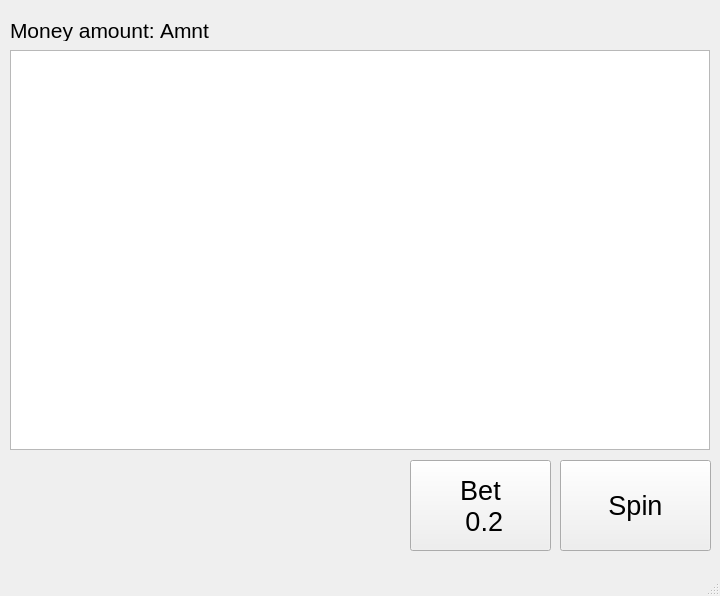
<?xml version="1.0" encoding="UTF-8"?>
<ui version="4.0">
 <class>MainWindow</class>
 <widget class="QMainWindow" name="MainWindow">
  <property name="geometry">
   <rect>
    <x>0</x>
    <y>0</y>
    <width>720</width>
    <height>596</height>
   </rect>
  </property>
  <property name="windowTitle">
   <string>MainWindow</string>
  </property>
  <widget class="QWidget" name="centralWidget">
   <widget class="QLabel" name="label">
    <property name="geometry">
     <rect>
      <x>10</x>
      <y>20</y>
      <width>151</width>
      <height>21</height>
     </rect>
    </property>
    <property name="font">
     <font>
      <pointsize>16</pointsize>
     </font>
    </property>
    <property name="text">
     <string>Money amount:</string>
    </property>
   </widget>
   <widget class="QLabel" name="Cash">
    <property name="geometry">
     <rect>
      <x>160</x>
      <y>20</y>
      <width>61</width>
      <height>21</height>
     </rect>
    </property>
    <property name="font">
     <font>
      <pointsize>16</pointsize>
     </font>
    </property>
    <property name="text">
     <string>Amnt</string>
    </property>
   </widget>
   <widget class="QGraphicsView" name="graphicsView">
    <property name="geometry">
     <rect>
      <x>10</x>
      <y>50</y>
      <width>700</width>
      <height>400</height>
     </rect>
    </property>
    <property name="sizePolicy">
     <sizepolicy hsizetype="Maximum" vsizetype="Maximum">
      <horstretch>0</horstretch>
      <verstretch>0</verstretch>
     </sizepolicy>
    </property>
    <property name="maximumSize">
     <size>
      <width>700</width>
      <height>400</height>
     </size>
    </property>
    <property name="autoFillBackground">
     <bool>false</bool>
    </property>
   </widget>
   <widget class="QPushButton" name="Spin">
    <property name="geometry">
     <rect>
      <x>560</x>
      <y>460</y>
      <width>151</width>
      <height>91</height>
     </rect>
    </property>
    <property name="font">
     <font>
      <pointsize>20</pointsize>
     </font>
    </property>
    <property name="text">
     <string>Spin</string>
    </property>
   </widget>
   <widget class="QPushButton" name="Bet">
    <property name="geometry">
     <rect>
      <x>410</x>
      <y>460</y>
      <width>141</width>
      <height>91</height>
     </rect>
    </property>
    <property name="font">
     <font>
      <pointsize>20</pointsize>
     </font>
    </property>
    <property name="text">
     <string>Bet 
 0.2</string>
    </property>
   </widget>
  </widget>
  <widget class="QStatusBar" name="statusBar"/>
 </widget>
 <layoutdefault spacing="6" margin="11"/>
 <resources/>
 <connections>
  <connection>
   <sender>Bet</sender>
   <signal>clicked()</signal>
   <receiver>MainWindow</receiver>
   <slot>changeBet()</slot>
   <hints>
    <hint type="sourcelabel">
     <x>470</x>
     <y>475</y>
    </hint>
    <hint type="destinationlabel">
     <x>361</x>
     <y>273</y>
    </hint>
   </hints>
  </connection>
  <connection>
   <sender>Spin</sender>
   <signal>clicked()</signal>
   <receiver>MainWindow</receiver>
   <slot>spinWheels()</slot>
   <hints>
    <hint type="sourcelabel">
     <x>625</x>
     <y>475</y>
    </hint>
    <hint type="destinationlabel">
     <x>361</x>
     <y>273</y>
    </hint>
   </hints>
  </connection>
 </connections>
 <slots>
  <slot>spinWheels()</slot>
  <slot>changeBet()</slot>
 </slots>
</ui>
